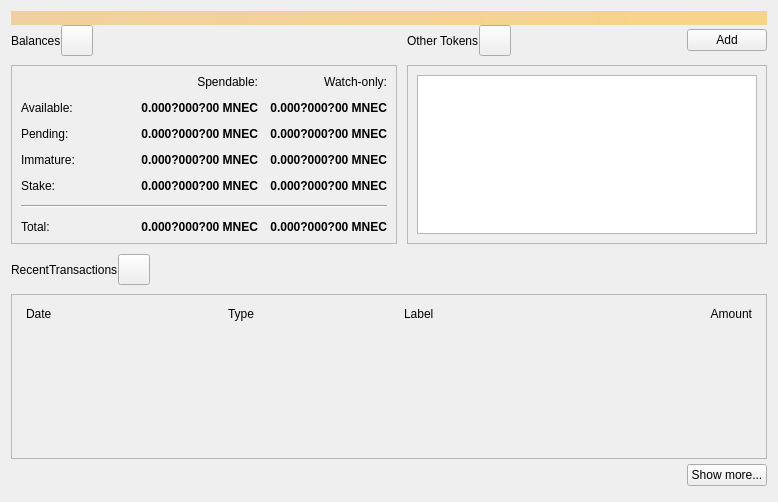
<?xml version="1.0" encoding="UTF-8"?>
<ui version="4.0">
 <class>OverviewPage</class>
 <widget class="QWidget" name="OverviewPage">
  <property name="geometry">
   <rect>
    <x>0</x>
    <y>0</y>
    <width>778</width>
    <height>502</height>
   </rect>
  </property>
  <property name="windowTitle">
   <string>Form</string>
  </property>
  <layout class="QVBoxLayout" name="topLayout">
   <property name="spacing">
    <number>0</number>
   </property>
   <item>
    <widget class="QLabel" name="labelAlerts">
     <property name="visible">
      <bool>false</bool>
     </property>
     <property name="styleSheet">
      <string notr="true">QLabel { background-color: qlineargradient(x1: 0, y1: 0, x2: 1, y2: 0, stop:0 #F0D0A0, stop:1 #F8D488); color:#000000; }</string>
     </property>
     <property name="wordWrap">
      <bool>true</bool>
     </property>
     <property name="margin">
      <number>3</number>
     </property>
     <property name="textInteractionFlags">
      <set>Qt::TextSelectableByMouse</set>
     </property>
    </widget>
   </item>
   <item>
    <layout class="QGridLayout" name="gridLayout_2">
     <item row="0" column="2">
      <layout class="QHBoxLayout" name="horizontalLayout_4">
       <property name="bottomMargin">
        <number>9</number>
       </property>
       <item>
        <widget class="QLabel" name="labelTokens">
         <property name="text">
          <string>Other Tokens</string>
         </property>
        </widget>
       </item>
       <item>
        <widget class="QToolButton" name="labelTokenStatus">
         <property name="toolTip">
          <string>The displayed information may be out of date. Your wallet automatically synchronizes with the MiningEnthusiastCoin network after a connection is established, but this process has not completed yet.</string>
         </property>
         <property name="text">
          <string/>
         </property>
         <property name="iconSize">
          <size>
           <width>24</width>
           <height>24</height>
          </size>
         </property>
         <property name="flat" stdset="0">
          <bool>false</bool>
         </property>
        </widget>
       </item>
       <item>
        <spacer name="horizontalSpacer_7">
         <property name="orientation">
          <enum>Qt::Horizontal</enum>
         </property>
         <property name="sizeHint" stdset="0">
          <size>
           <width>40</width>
           <height>20</height>
          </size>
         </property>
        </spacer>
       </item>
       <item>
        <widget class="QPushButton" name="buttonAddToken">
         <property name="text">
          <string>Add</string>
         </property>
        </widget>
       </item>
      </layout>
     </item>
     <item row="1" column="2">
      <widget class="QFrame" name="frameOtherTokens">
       <property name="minimumSize">
        <size>
         <width>0</width>
         <height>100</height>
        </size>
       </property>
       <property name="frameShape">
        <enum>QFrame::StyledPanel</enum>
       </property>
       <property name="frameShadow">
        <enum>QFrame::Raised</enum>
       </property>
       <layout class="QVBoxLayout" name="verticalLayout_10">
        <item>
         <widget class="QListView" name="listTokens">
          <property name="enabled">
           <bool>true</bool>
          </property>
         </widget>
        </item>
       </layout>
      </widget>
     </item>
     <item row="1" column="0">
      <widget class="QFrame" name="frameBalances">
       <property name="frameShape">
        <enum>QFrame::StyledPanel</enum>
       </property>
       <property name="frameShadow">
        <enum>QFrame::Raised</enum>
       </property>
       <layout class="QVBoxLayout" name="verticalLayout_4">
        <item>
         <layout class="QGridLayout" name="gridLayout">
          <property name="spacing">
           <number>12</number>
          </property>
          <item row="2" column="3">
           <widget class="QLabel" name="labelWatchPending">
            <property name="font">
             <font>
              <weight>75</weight>
              <bold>true</bold>
             </font>
            </property>
            <property name="cursor">
             <cursorShape>IBeamCursor</cursorShape>
            </property>
            <property name="toolTip">
             <string>Unconfirmed transactions to watch-only addresses</string>
            </property>
            <property name="text">
             <string notr="true">0.000?000?00 MNEC</string>
            </property>
            <property name="alignment">
             <set>Qt::AlignRight|Qt::AlignTrailing|Qt::AlignVCenter</set>
            </property>
            <property name="textInteractionFlags">
             <set>Qt::LinksAccessibleByMouse|Qt::TextSelectableByKeyboard|Qt::TextSelectableByMouse</set>
            </property>
           </widget>
          </item>
          <item row="2" column="2">
           <widget class="QLabel" name="labelUnconfirmed">
            <property name="font">
             <font>
              <weight>75</weight>
              <bold>true</bold>
             </font>
            </property>
            <property name="cursor">
             <cursorShape>IBeamCursor</cursorShape>
            </property>
            <property name="toolTip">
             <string>Total of transactions that have yet to be confirmed, and do not yet count toward the spendable balance</string>
            </property>
            <property name="text">
             <string notr="true">0.000?000?00 MNEC</string>
            </property>
            <property name="alignment">
             <set>Qt::AlignRight|Qt::AlignTrailing|Qt::AlignVCenter</set>
            </property>
            <property name="textInteractionFlags">
             <set>Qt::LinksAccessibleByMouse|Qt::TextSelectableByKeyboard|Qt::TextSelectableByMouse</set>
            </property>
           </widget>
          </item>
          <item row="3" column="2">
           <widget class="QLabel" name="labelImmature">
            <property name="font">
             <font>
              <weight>75</weight>
              <bold>true</bold>
             </font>
            </property>
            <property name="cursor">
             <cursorShape>IBeamCursor</cursorShape>
            </property>
            <property name="toolTip">
             <string>Mined balance that has not yet matured</string>
            </property>
            <property name="text">
             <string notr="true">0.000?000?00 MNEC</string>
            </property>
            <property name="alignment">
             <set>Qt::AlignRight|Qt::AlignTrailing|Qt::AlignVCenter</set>
            </property>
            <property name="textInteractionFlags">
             <set>Qt::LinksAccessibleByMouse|Qt::TextSelectableByKeyboard|Qt::TextSelectableByMouse</set>
            </property>
           </widget>
          </item>
          <item row="3" column="0">
           <widget class="QLabel" name="labelImmatureText">
            <property name="text">
             <string>Immature:</string>
            </property>
           </widget>
          </item>
          <item row="0" column="3">
           <widget class="QLabel" name="labelWatchonly">
            <property name="text">
             <string>Watch-only:</string>
            </property>
            <property name="alignment">
             <set>Qt::AlignRight|Qt::AlignTrailing|Qt::AlignVCenter</set>
            </property>
           </widget>
          </item>
          <item row="1" column="0">
           <widget class="QLabel" name="labelBalanceText">
            <property name="text">
             <string>Available:</string>
            </property>
           </widget>
          </item>
          <item row="1" column="2">
           <widget class="QLabel" name="labelBalance">
            <property name="font">
             <font>
              <weight>75</weight>
              <bold>true</bold>
             </font>
            </property>
            <property name="cursor">
             <cursorShape>IBeamCursor</cursorShape>
            </property>
            <property name="toolTip">
             <string>Your current spendable balance</string>
            </property>
            <property name="text">
             <string notr="true">0.000?000?00 MNEC</string>
            </property>
            <property name="alignment">
             <set>Qt::AlignRight|Qt::AlignTrailing|Qt::AlignVCenter</set>
            </property>
            <property name="textInteractionFlags">
             <set>Qt::LinksAccessibleByMouse|Qt::TextSelectableByKeyboard|Qt::TextSelectableByMouse</set>
            </property>
           </widget>
          </item>
          <item row="1" column="3">
           <widget class="QLabel" name="labelWatchAvailable">
            <property name="font">
             <font>
              <weight>75</weight>
              <bold>true</bold>
             </font>
            </property>
            <property name="cursor">
             <cursorShape>IBeamCursor</cursorShape>
            </property>
            <property name="toolTip">
             <string>Your current balance in watch-only addresses</string>
            </property>
            <property name="text">
             <string notr="true">0.000?000?00 MNEC</string>
            </property>
            <property name="alignment">
             <set>Qt::AlignRight|Qt::AlignTrailing|Qt::AlignVCenter</set>
            </property>
            <property name="textInteractionFlags">
             <set>Qt::LinksAccessibleByMouse|Qt::TextSelectableByKeyboard|Qt::TextSelectableByMouse</set>
            </property>
           </widget>
          </item>
          <item row="2" column="0">
           <widget class="QLabel" name="labelPendingText">
            <property name="text">
             <string>Pending:</string>
            </property>
           </widget>
          </item>
          <item row="0" column="2">
           <widget class="QLabel" name="labelSpendable">
            <property name="text">
             <string>Spendable:</string>
            </property>
            <property name="alignment">
             <set>Qt::AlignRight|Qt::AlignTrailing|Qt::AlignVCenter</set>
            </property>
           </widget>
          </item>
          <item row="4" column="0">
           <widget class="QLabel" name="labelStakeText">
            <property name="text">
             <string>Stake:</string>
            </property>
           </widget>
          </item>
          <item row="4" column="2">
           <widget class="QLabel" name="labelStake">
            <property name="font">
             <font>
              <weight>75</weight>
              <bold>true</bold>
             </font>
            </property>
            <property name="text">
             <string>0.000?000?00 MNEC</string>
            </property>
            <property name="alignment">
             <set>Qt::AlignRight|Qt::AlignTrailing|Qt::AlignVCenter</set>
            </property>
            <property name="textInteractionFlags">
             <set>Qt::LinksAccessibleByMouse|Qt::TextSelectableByKeyboard|Qt::TextSelectableByMouse</set>
            </property>
           </widget>
          </item>
          <item row="4" column="3">
           <widget class="QLabel" name="labelWatchStake">
            <property name="font">
             <font>
              <weight>75</weight>
              <bold>true</bold>
             </font>
            </property>
            <property name="text">
             <string>0.000?000?00 MNEC</string>
            </property>
            <property name="alignment">
             <set>Qt::AlignRight|Qt::AlignTrailing|Qt::AlignVCenter</set>
            </property>
            <property name="textInteractionFlags">
             <set>Qt::LinksAccessibleByMouse|Qt::TextSelectableByKeyboard|Qt::TextSelectableByMouse</set>
            </property>
           </widget>
          </item>
          <item row="3" column="3">
           <widget class="QLabel" name="labelWatchImmature">
            <property name="font">
             <font>
              <weight>75</weight>
              <bold>true</bold>
             </font>
            </property>
            <property name="cursor">
             <cursorShape>IBeamCursor</cursorShape>
            </property>
            <property name="toolTip">
             <string>Mined balance in watch-only addresses that has not yet matured</string>
            </property>
            <property name="text">
             <string notr="true">0.000?000?00 MNEC</string>
            </property>
            <property name="alignment">
             <set>Qt::AlignRight|Qt::AlignTrailing|Qt::AlignVCenter</set>
            </property>
            <property name="textInteractionFlags">
             <set>Qt::LinksAccessibleByMouse|Qt::TextSelectableByKeyboard|Qt::TextSelectableByMouse</set>
            </property>
           </widget>
          </item>
          <item row="7" column="3">
           <widget class="QLabel" name="labelWatchTotal">
            <property name="font">
             <font>
              <weight>75</weight>
              <bold>true</bold>
             </font>
            </property>
            <property name="cursor">
             <cursorShape>IBeamCursor</cursorShape>
            </property>
            <property name="toolTip">
             <string>Current total balance in watch-only addresses</string>
            </property>
            <property name="text">
             <string notr="true">0.000?000?00 MNEC</string>
            </property>
            <property name="alignment">
             <set>Qt::AlignRight|Qt::AlignTrailing|Qt::AlignVCenter</set>
            </property>
            <property name="textInteractionFlags">
             <set>Qt::LinksAccessibleByMouse|Qt::TextSelectableByKeyboard|Qt::TextSelectableByMouse</set>
            </property>
           </widget>
          </item>
          <item row="5" column="0" colspan="4">
           <spacer name="verticalSpacer">
            <property name="orientation">
             <enum>Qt::Vertical</enum>
            </property>
            <property name="sizeHint" stdset="0">
             <size>
              <width>20</width>
              <height>40</height>
             </size>
            </property>
           </spacer>
          </item>
          <item row="7" column="2">
           <widget class="QLabel" name="labelTotal">
            <property name="font">
             <font>
              <weight>75</weight>
              <bold>true</bold>
             </font>
            </property>
            <property name="cursor">
             <cursorShape>IBeamCursor</cursorShape>
            </property>
            <property name="toolTip">
             <string>Your current total balance</string>
            </property>
            <property name="text">
             <string notr="true">0.000?000?00 MNEC</string>
            </property>
            <property name="alignment">
             <set>Qt::AlignRight|Qt::AlignTrailing|Qt::AlignVCenter</set>
            </property>
            <property name="textInteractionFlags">
             <set>Qt::LinksAccessibleByMouse|Qt::TextSelectableByKeyboard|Qt::TextSelectableByMouse</set>
            </property>
           </widget>
          </item>
          <item row="0" column="1" rowspan="5">
           <spacer name="horizontalSpacer_5">
            <property name="orientation">
             <enum>Qt::Horizontal</enum>
            </property>
            <property name="sizeHint" stdset="0">
             <size>
              <width>40</width>
              <height>20</height>
             </size>
            </property>
           </spacer>
          </item>
          <item row="7" column="0">
           <widget class="QLabel" name="labelTotalText">
            <property name="text">
             <string>Total:        </string>
            </property>
           </widget>
          </item>
          <item row="6" column="0" colspan="4">
           <widget class="Line" name="hLine">
            <property name="orientation">
             <enum>Qt::Horizontal</enum>
            </property>
           </widget>
          </item>
         </layout>
        </item>
       </layout>
      </widget>
     </item>
     <item row="0" column="0">
      <layout class="QHBoxLayout" name="horizontalLayout_2">
       <property name="bottomMargin">
        <number>9</number>
       </property>
       <item>
        <widget class="QLabel" name="labelBalances">
         <property name="text">
          <string>Balances</string>
         </property>
        </widget>
       </item>
       <item>
        <widget class="QToolButton" name="labelWalletStatus">
         <property name="enabled">
          <bool>true</bool>
         </property>
         <property name="toolTip">
          <string>The displayed information may be out of date. Your wallet automatically synchronizes with the MiningEnthusiastCoin network after a connection is established, but this process has not completed yet.</string>
         </property>
         <property name="text">
          <string/>
         </property>
         <property name="icon">
          <iconset>
           <normaloff>:/icons/warning</normaloff>
           <disabledoff>:/icons/warning</disabledoff>:/icons/warning</iconset>
         </property>
         <property name="iconSize">
          <size>
           <width>24</width>
           <height>24</height>
          </size>
         </property>
         <property name="flat" stdset="0">
          <bool>false</bool>
         </property>
        </widget>
       </item>
       <item>
        <spacer name="horizontalSpacer">
         <property name="orientation">
          <enum>Qt::Horizontal</enum>
         </property>
         <property name="sizeHint" stdset="0">
          <size>
           <width>40</width>
           <height>20</height>
          </size>
         </property>
        </spacer>
       </item>
      </layout>
     </item>
     <item row="0" column="1" rowspan="2">
      <spacer name="horizontalSpacer_4">
       <property name="orientation">
        <enum>Qt::Horizontal</enum>
       </property>
       <property name="sizeType">
        <enum>QSizePolicy::Fixed</enum>
       </property>
       <property name="sizeHint" stdset="0">
        <size>
         <width>10</width>
         <height>20</height>
        </size>
       </property>
      </spacer>
     </item>
    </layout>
   </item>
   <item>
    <spacer name="verticalSpacer_4">
     <property name="orientation">
      <enum>Qt::Vertical</enum>
     </property>
     <property name="sizeType">
      <enum>QSizePolicy::Fixed</enum>
     </property>
     <property name="sizeHint" stdset="0">
      <size>
       <width>20</width>
       <height>10</height>
      </size>
     </property>
    </spacer>
   </item>
   <item>
    <layout class="QHBoxLayout" name="horizontalLayout_6">
     <property name="bottomMargin">
      <number>9</number>
     </property>
     <item>
      <widget class="QLabel" name="labelRecentTransactions">
       <property name="text">
        <string>RecentTransactions</string>
       </property>
      </widget>
     </item>
     <item>
      <widget class="QToolButton" name="labelTransactionsStatus">
       <property name="enabled">
        <bool>true</bool>
       </property>
       <property name="toolTip">
        <string>The displayed information may be out of date. Your wallet automatically synchronizes with the MiningEnthusiastCoin network after a connection is established, but this process has not completed yet.</string>
       </property>
       <property name="text">
        <string/>
       </property>
       <property name="icon">
        <iconset>
         <normaloff>:/icons/warning</normaloff>
         <disabledoff>:/icons/warning</disabledoff>:/icons/warning</iconset>
       </property>
       <property name="iconSize">
        <size>
         <width>24</width>
         <height>24</height>
        </size>
       </property>
       <property name="flat" stdset="0">
        <bool>false</bool>
       </property>
      </widget>
     </item>
     <item>
      <spacer name="horizontalSpacer_3">
       <property name="orientation">
        <enum>Qt::Horizontal</enum>
       </property>
       <property name="sizeHint" stdset="0">
        <size>
         <width>40</width>
         <height>20</height>
        </size>
       </property>
      </spacer>
     </item>
    </layout>
   </item>
   <item>
    <layout class="QVBoxLayout" name="verticalLayout_3">
     <item>
      <widget class="QFrame" name="frameRecentTransactions">
       <property name="frameShape">
        <enum>QFrame::StyledPanel</enum>
       </property>
       <property name="frameShadow">
        <enum>QFrame::Raised</enum>
       </property>
       <layout class="QVBoxLayout" name="verticalLayout_8">
        <item>
         <layout class="QHBoxLayout" name="horizontalLayout_3">
          <property name="spacing">
           <number>5</number>
          </property>
          <property name="leftMargin">
           <number>5</number>
          </property>
          <property name="rightMargin">
           <number>5</number>
          </property>
          <item>
           <widget class="QLabel" name="labelDate">
            <property name="text">
             <string>Date</string>
            </property>
           </widget>
          </item>
          <item>
           <spacer name="horizontalSpacer_2">
            <property name="orientation">
             <enum>Qt::Horizontal</enum>
            </property>
            <property name="sizeType">
             <enum>QSizePolicy::Fixed</enum>
            </property>
            <property name="sizeHint" stdset="0">
             <size>
              <width>25</width>
              <height>20</height>
             </size>
            </property>
           </spacer>
          </item>
          <item>
           <widget class="QLabel" name="labelType">
            <property name="text">
             <string>Type</string>
            </property>
           </widget>
          </item>
          <item>
           <widget class="QLabel" name="labelAddress">
            <property name="text">
             <string>Label</string>
            </property>
           </widget>
          </item>
          <item>
           <widget class="QLabel" name="labelAmount">
            <property name="text">
             <string>Amount</string>
            </property>
            <property name="alignment">
             <set>Qt::AlignRight|Qt::AlignTrailing|Qt::AlignVCenter</set>
            </property>
           </widget>
          </item>
         </layout>
        </item>
        <item>
         <widget class="QListView" name="listTransactions">
          <property name="styleSheet">
           <string notr="true">QListView { background: transparent; }</string>
          </property>
          <property name="frameShape">
           <enum>QFrame::NoFrame</enum>
          </property>
          <property name="verticalScrollBarPolicy">
           <enum>Qt::ScrollBarAlwaysOff</enum>
          </property>
          <property name="horizontalScrollBarPolicy">
           <enum>Qt::ScrollBarAlwaysOff</enum>
          </property>
         </widget>
        </item>
       </layout>
      </widget>
     </item>
     <item>
      <layout class="QHBoxLayout" name="horizontalLayout">
       <property name="topMargin">
        <number>5</number>
       </property>
       <property name="bottomMargin">
        <number>5</number>
       </property>
       <item>
        <spacer name="horizontalSpacer_6">
         <property name="orientation">
          <enum>Qt::Horizontal</enum>
         </property>
         <property name="sizeHint" stdset="0">
          <size>
           <width>40</width>
           <height>20</height>
          </size>
         </property>
        </spacer>
       </item>
       <item>
        <widget class="QPushButton" name="showMoreButton">
         <property name="text">
          <string>Show more...</string>
         </property>
        </widget>
       </item>
      </layout>
     </item>
    </layout>
   </item>
  </layout>
 </widget>
 <resources/>
 <connections/>
</ui>
